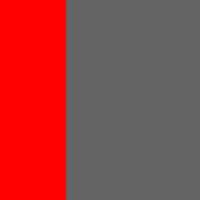
Frame 1 (no input)
Frame 60 (the mouse pressed at the canvas centre just before this capture): identical to frame 1, image omitted
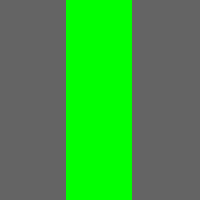
Frame 120 (the mouse held since frame 60 and released just before this capture)

The Processing sketch that drew these frames (run headless with seeded random() and noise(); from frame 60 on, the mouse is pressed at the canvas centre):

// Processing sketch: exercise_1
// ── exercise_1.pde
void setup() {
  size(200,200);
}

void draw() {
  noStroke();
  if (mouseX < width/3) {
    background(100); // gray
    fill(255,0,0); // red
    rect(0,0,width/3,height);
  } else if (mouseX > width - width/3) {
    background(100);
    fill(0,0,255); // blue
    rect(width-width/3, 0, width/3, height);
  } else {
    background(100);
    fill(0,255,0); // green
    rect(width/3, 0, width/3, height);
  }
}
